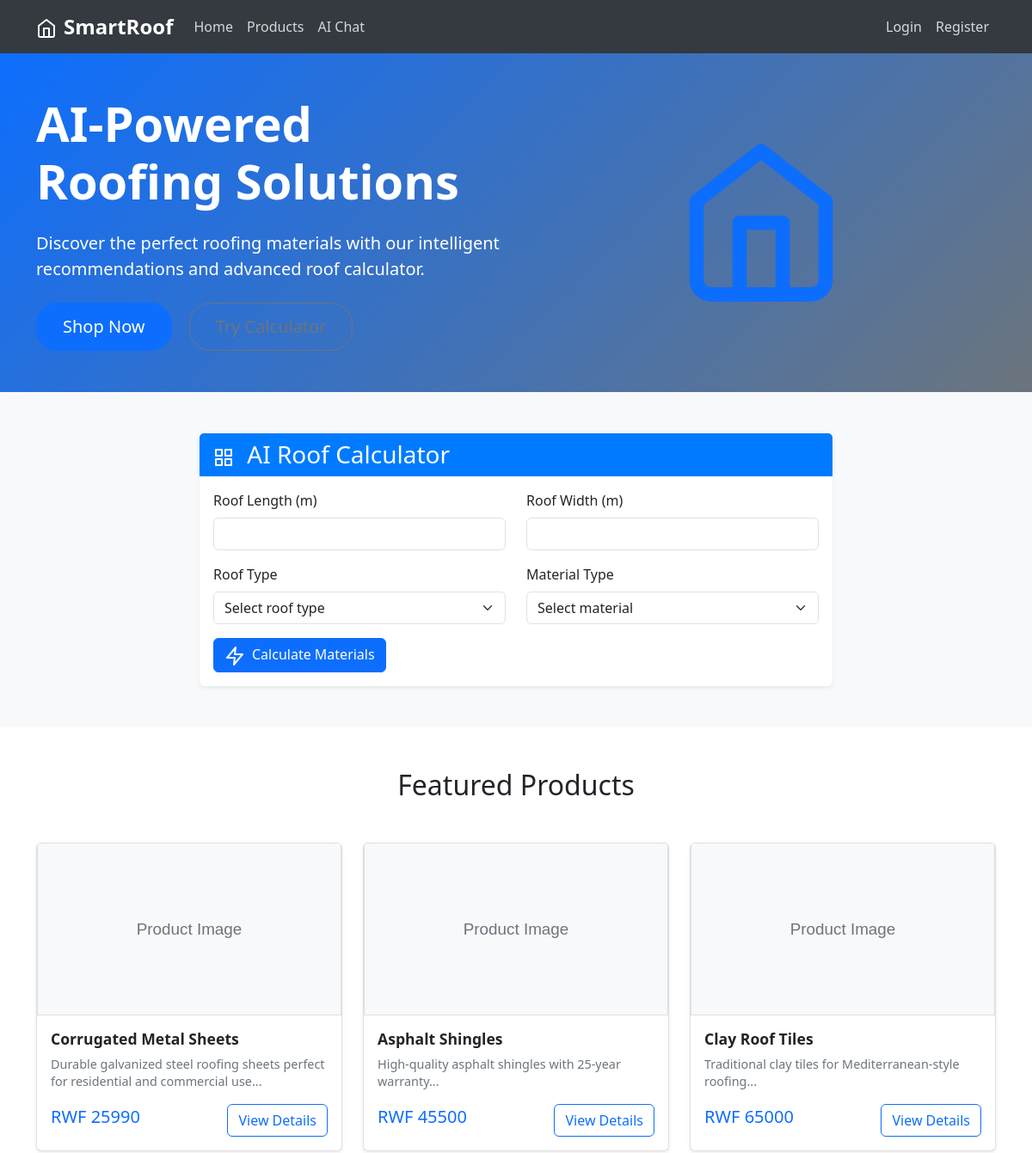
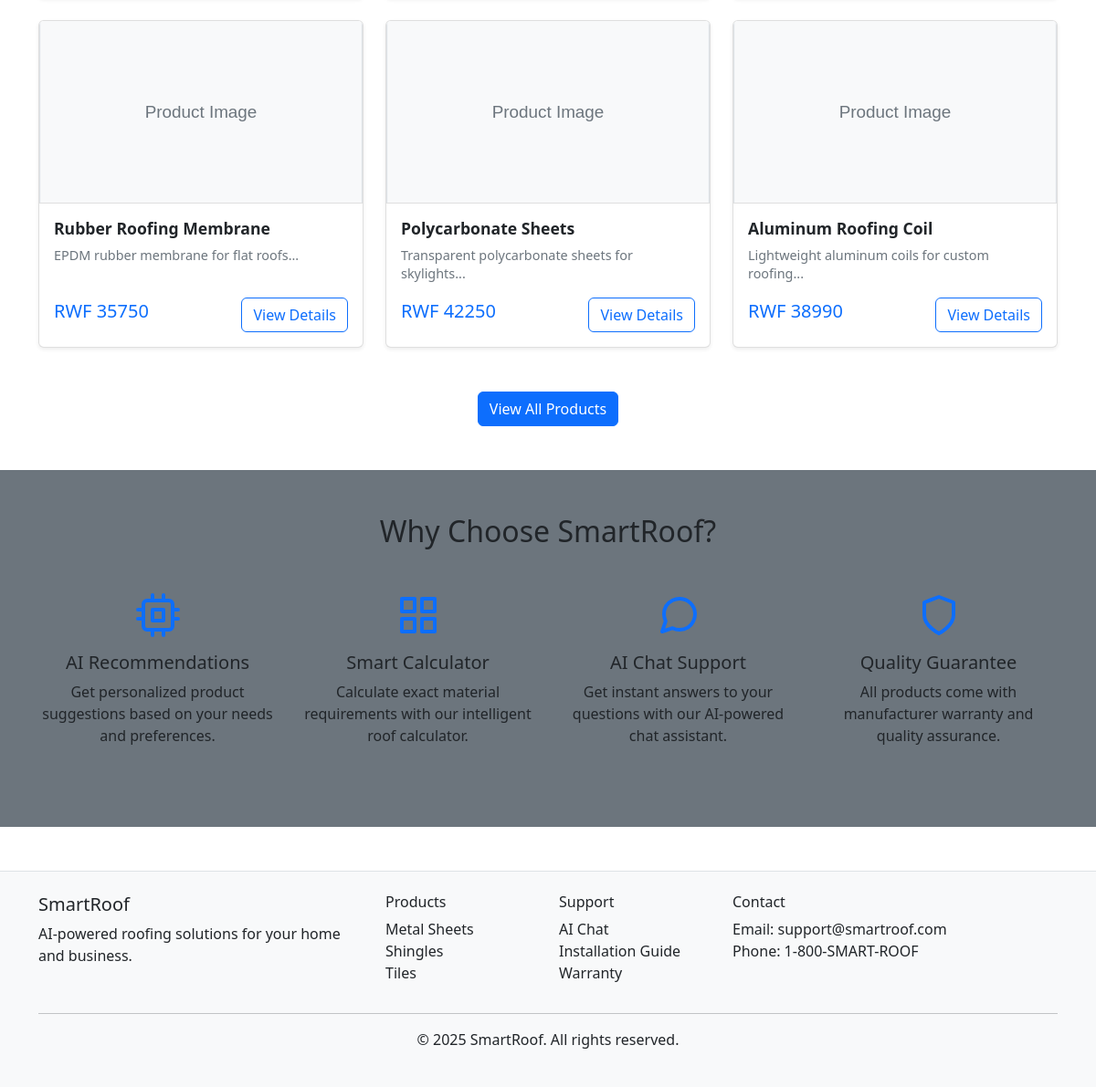
The page / on the database its author committed (2 pictures, top to bottom).
### tables this page shows
CREATE TABLE products (
            id INTEGER PRIMARY KEY AUTOINCREMENT,
            name TEXT NOT NULL,
            description TEXT,
            price REAL NOT NULL,
            category TEXT NOT NULL,
            image_url TEXT,
            stock INTEGER DEFAULT 100,
            created_at TIMESTAMP DEFAULT CURRENT_TIMESTAMP
        );

### routes.py (the view)
@app.route('/')
def index():
    products = Product.get_all()
    featured_products = list(products.values())[:6]
    return render_template('index.html', products=featured_products)

### database.py (called while the page is built)
def get_db_connection():
    conn = sqlite3.connect(DATABASE_PATH)
    conn.row_factory = sqlite3.Row
    return conn

### models.py (called while the page is built)
    @staticmethod
    def get_all():
        conn = get_db_connection()
        products = conn.execute('SELECT * FROM products').fetchall()
        conn.close()
        return {product['id']: Product(
            product['id'], product['name'], product['description'],
            product['price'], product['category'], product['image_url'],
            product['stock'], product['created_at']
        ) for product in products}

### templates/index.html (shortened to what this page needs)
{% extends "base.html" %}
{% block content %}
<section class="hero-section py-5">
    <div class="container">
        <div class="row align-items-center">
            <div class="col-lg-6">
                <h1 class="display-4 fw-bold mb-4">AI-Powered Roofing Solutions</h1>
                <p class="lead mb-4">Discover the perfect roofing materials with our intelligent recommendations and advanced roof calculator.</p>
                <a href="{{ url_for('products') }}" class="btn btn-primary btn-lg me-3">Shop Now</a>
                <a href="#calculator" class="btn btn-outline-secondary btn-lg">Try Calculator</a>
            </div>
            <div class="col-lg-6">
                <div class="text-center">
                    <i data-feather="home" style="width: 200px; height: 200px;" class="text-primary"></i>
                </div>
            </div>
        </div>
    </div>
</section>
<section id="calculator" class="py-5 bg-light">
    <div class="container">
        <div class="row justify-content-center">
            <div class="col-lg-8">
                <div class="card">
                    <div class="card-header">
                        <h3 class="card-title mb-0">
                            <i data-feather="grid" class="me-2"></i>
                            AI Roof Calculator
                        </h3>
                    </div>
                    <div class="card-body">
                        <form id="roofCalculatorForm">
                            <div class="row mb-3">
                                <div class="col-md-6">
                                    <label for="roofLength" class="form-label">Roof Length (m)</label>
                                    <input type="number" class="form-control" id="roofLength" step="0.1" required>
                                </div>
                                <div class="col-md-6">
                                    <label for="roofWidth" class="form-label">Roof Width (m)</label>
                                    <input type="number" class="form-control" id="roofWidth" step="0.1" required>
                                </div>
                            </div>
                            <div class="row mb-3">
                                <div class="col-md-6">
                                    <label for="roofType" class="form-label">Roof Type</label>
                                    <select class="form-select" id="roofType" required>
                                        <option value="">Select roof type</option>
                                    </select>
                                </div>
                                <div class="col-md-6">
                                    <label for="materialType" class="form-label">Material Type</label>
                                    <select class="form-select" id="materialType" required>
                                        <option value="">Select material</option>
                                    </select>
                                </div>
                            </div>
                            <button type="submit" class="btn btn-primary no-global-loader">
                                <i data-feather="zap" class="me-2"></i>Calculate Materials
                            </button>
                        </form>
                    </div>
                </div>
            </div>
        </div>
    </div>
</section>
<section class="py-5">
    <div class="container">
        <h2 class="text-center mb-5">Featured Products</h2>
        <div class="row featured-products">
            {% for product in products %}
            <div class="col-md-4 mb-4">
                <div class="card h-100 product-card">
                    <img src="{{ product.image_url }}" class="card-img-top" alt="{{ product.name }}">
                    <div class="card-body d-flex flex-column">
                        <h5 class="card-title">{{ product.name }}</h5>
                        <p class="card-text">{{ product.description[:100] }}...</p>
                        <div class="mt-auto">
                            <div class="d-flex justify-content-between align-items-center">
                                <span class="h5 text-primary">RWF {{ (product.price * 1000)|int }}</span>
                                <a href="{{ url_for('product_detail', product_id=product.id) }}" class="btn btn-outline-primary">View Details</a>
                            </div>
                        </div>
                    </div>
                </div>
            </div>
            {% endfor %}
        </div>
        <div class="text-center mt-4">
            <a href="{{ url_for('products') }}" class="btn btn-primary">View All Products</a>
        </div>
    </div>
</section>
<section class="py-5 bg-secondary">
    <div class="container">
        <h2 class="text-center mb-5">Why Choose SmartRoof?</h2>
        <div class="row">
            <div class="col-md-3 text-center mb-4">
                <i data-feather="cpu" style="width: 48px; height: 48px;" class="text-primary mb-3"></i>
                <h5>AI Recommendations</h5>
                <p>Get personalized product suggestions based on your needs and preferences.</p>
            </div>
            <div class="col-md-3 text-center mb-4">
                <i data-feather="grid" style="width: 48px; height: 48px;" class="text-primary mb-3"></i>
                <h5>Smart Calculator</h5>
                <p>Calculate exact material requirements with our intelligent roof calculator.</p>
            </div>
            <div class="col-md-3 text-center mb-4">
                <i data-feather="message-circle" style="width: 48px; height: 48px;" class="text-primary mb-3"></i>
                <h5>AI Chat Support</h5>
                <p>Get instant answers to your questions with our AI-powered chat assistant.</p>
            </div>
            <div class="col-md-3 text-center mb-4">
                <i data-feather="shield" style="width: 48px; height: 48px;" class="text-primary mb-3"></i>
                <h5>Quality Guarantee</h5>
                <p>All products come with manufacturer warranty and quality assurance.</p>
            </div>
        </div>
    </div>
</section>
{% endblock %}

### static/css/style.css (style rules this page uses)
.hero-section { background: linear-gradient(135deg, var(--bs-primary) 0%, var(--bs-secondary) 100%); color: white; }
.hero-section .btn { border-radius: 25px; padding: 12px 30px; }
.card { transition: transform 0.2s ease-in-out; }
.featured-products .card { height: 100%; display: flex; flex-direction: column; border: 1px solid rgba(0, 0, 0, 0.125); box-shadow: 0 0.125rem 0.25rem rgba(0, 0, 0, 0.075); transition: transform 0.2s ease-in-out, box-shadow 0.2s ease-in-out; }
.featured-products .card-img-top { height: 200px; object-fit: cover; object-position: center; width: 100%; border-bottom: 1px solid rgba(0, 0, 0, 0.125); }
.featured-products .card-body { flex: 1; display: flex; flex-direction: column; }
.featured-products .card-title { font-size: 1.1rem; font-weight: 600; margin-bottom: 0.5rem; line-height: 1.3; }
.featured-products .card-text { flex: 1; font-size: 0.9rem; color: #6c757d; line-height: 1.4; margin-bottom: 1rem; }
.product-card { height: 100%; display: flex; flex-direction: column; border: 1px solid rgba(0, 0, 0, 0.125); box-shadow: 0 0.125rem 0.25rem rgba(0, 0, 0, 0.075); transition: transform 0.2s ease-in-out, box-shadow 0.2s ease-in-out; }
.product-card .card-img-top { height: 200px; object-fit: cover; object-position: center; width: 100%; border-bottom: 1px solid rgba(0, 0, 0, 0.125); }
.product-card .card-body { flex: 1; display: flex; flex-direction: column; }
#calculator { background: #f8f9fa; }
#calculator .card { border: none; box-shadow: 0 0.125rem 0.25rem rgba(0, 0, 0, 0.075); }
#calculator .card-header { background-color: #007bff; color: white; border-bottom: none; }
.btn { transition: all 0.2s ease-in-out; }

### rows shown on the page
products: image_url (placeholder picture), name "Corrugated Metal Sheets", description "Durable galvanized steel roofing sheets perfect for residential and commercial use", (product.price*1000)|int "25990"
products: image_url (placeholder picture), name "Asphalt Shingles", description "High-quality asphalt shingles with 25-year warranty", (product.price*1000)|int "45500"
products: image_url (placeholder picture), name "Clay Roof Tiles", description "Traditional clay tiles for Mediterranean-style roofing", (product.price*1000)|int "65000"
products: image_url (placeholder picture), name "Rubber Roofing Membrane", description "EPDM rubber membrane for flat roofs", (product.price*1000)|int "35750"
products: image_url (placeholder picture), name "Polycarbonate Sheets", description "Transparent polycarbonate sheets for skylights", (product.price*1000)|int "42250"
products: image_url (placeholder picture), name "Aluminum Roofing Coil", description "Lightweight aluminum coils for custom roofing", (product.price*1000)|int "38990"
